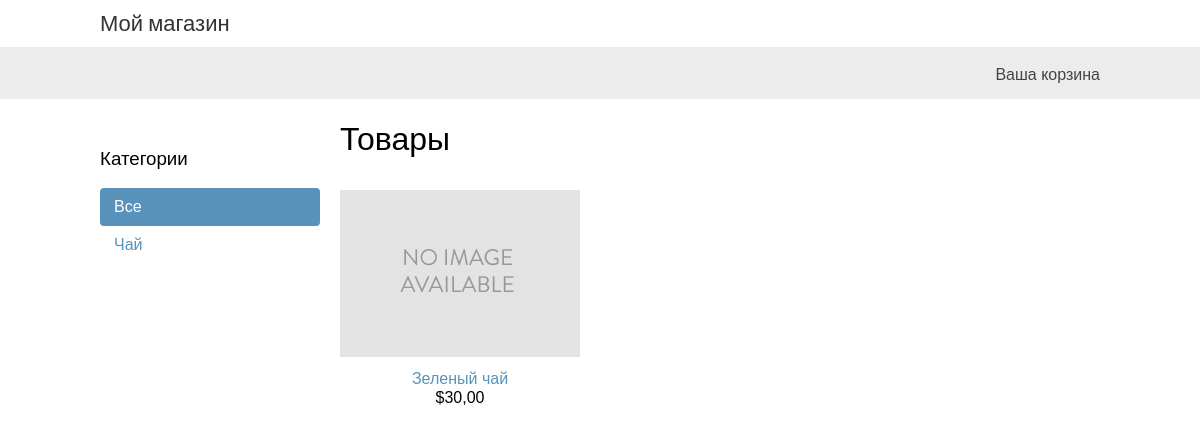
The app's page /, older data.
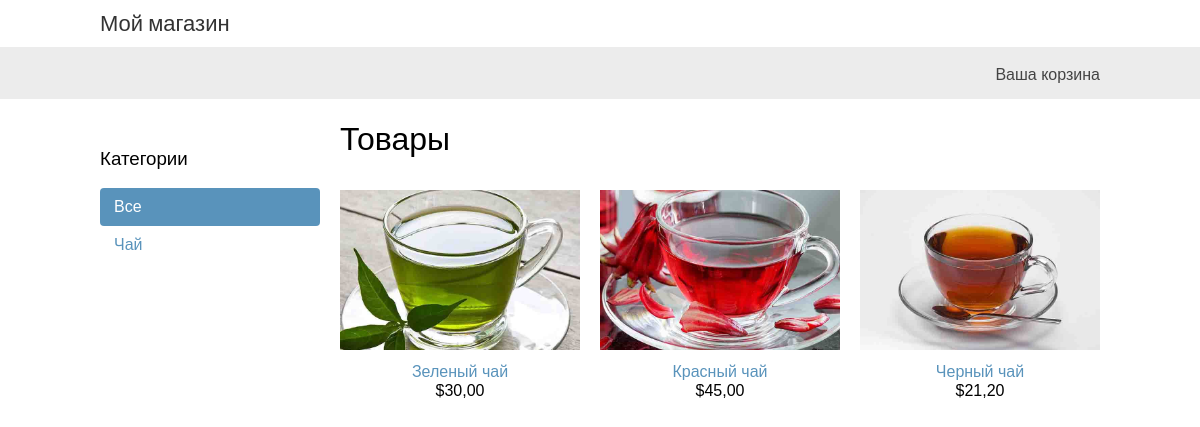
The same page, newer data.
### shop/models.py (models this page shows, shortened)
class Category(models.Model):
    name = models.CharField(max_length=200, verbose_name='Категория')
    slug = models.SlugField(max_length=200, unique=True, verbose_name='Слаг')
    class Meta:
        ordering = ['name']
        indexes = [
            models.Index(fields=['name']),
        ]
        verbose_name = 'Категория'
        verbose_name_plural = 'Категории'
    def get_absolute_url(self):#получение урла заданного объекта
        return reverse('shop:product_list_by_category', args=[self.slug])

class Product(models.Model):
    category = models.ForeignKey(Category, related_name='products', on_delete=models.CASCADE, verbose_name='Категории')
    name = models.CharField(max_length=200, verbose_name='Название продукта')
    slug = models.SlugField(max_length=200, verbose_name='Слаг')
    image = models.ImageField(upload_to='products/%Y/%m/%d', blank=True, verbose_name='Изображение')
    description = models.TextField(blank=True, verbose_name='Описание')
    price = models.DecimalField(max_digits=10, decimal_places=2, verbose_name='Цена')#Для хранения денежных едениц всегда использовать decimal
    available = models.BooleanField(default=True, verbose_name='Доступность')
    created = models.DateTimeField(auto_now_add=True, verbose_name='Дата создания')
    updated = models.DateTimeField(auto_now=True, verbose_name='Дата изменения')
    class Meta:
        ordering = ['name']
        indexes = [
            models.Index(fields=['id', 'slug']),
            models.Index(fields=['name']),
            models.Index(fields=['-created']),
        ]
        verbose_name = 'Товар'
        verbose_name_plural = 'Товары'
    def get_absolute_url(self):
        return reverse('shop:product_detail', args=[self.id, self.slug])

### shop/views.py (the view)
# urls.py: path('', views.product_list, name='product_list'),
def product_list(request, category_slug=None):
    category = None
    categories = Category.objects.all()
    products = Product.objects.filter(available=True)
    if category_slug:
        category = get_object_or_404(Category, slug=category_slug)
        products = products.filter(category=category)
    return render(request,
                  'shop/product/list.html',
                  {'category': category,
                   'categories': categories,
                   'products': products})

### shop/templates/shop/product/list.html (shortened to what this page needs)
{% extends "shop/base.html" %}
{% load static %}
{% block content %}
   <div id="sidebar">
       <h3>Категории</h3>
       <ul>
           <li {% if not category %}class="selected"{% endif %}>
              <a href="{% url "shop:product_list" %}">Все</a>
           </li>
           {% for c in categories %}
              <li {% if category.slug == c.slug %}class="selected"{% endif %}>
                  <a href="{{ c.get_absolute_url }}">{{ c.name }}</a>
              </li>
           {% endfor %}
       </ul>
   </div>
   <div id="main" class="product-list">
       <h1>{% if category %}{{ category.name }}{% else %}Товары{% endif %}</h1>
       {% for product in products %}
            <div class="item">
                <a href="{{ product.get_absolute_url }}">
                    <img src="{% if product.image %}{{ product.image.url }}{% else %}{% static "img/no_image.png" %}{% endif %}">
                </a>
                <a href="{{ product.get_absolute_url }}">{{ product.name }}</a>
                <br>
                ${{ product.price }}
            </div>
       {% endfor %}
   </div>
{% endblock %}

### shop/templates/shop/base.html (shortened to what this page needs)
{% load static %}
<!DOCTYPE html>
<html>
<head>
    <link href="{% static "css/base.css" %}" rel="stylesheet">
</head>
<body>
    <div id="header">
        <a href="/" class="logo">Мой магазин</a>
    </div>
    <div id="subheader">
        <div class="cart">
            Ваша корзина
        </div>
    </div>
    <div id="content">
        {% block content %}
        {% endblock %}
    </div>
</body>
</html>

### shop/static/css/base.css (style rules this page uses)
body { margin:0; padding:0; font-family:helvetica, sans-serif; }
h1, h2, h3, h4, h5 , h6 { font-family: 'Ubuntu', sans-serif; font-weight:normal; }
a { text-decoration:none; color:#5993bb; }
#header { padding:10px 100px; font-size:18px; overflow:auto; }
#subheader { background:#ececec; color:#444; padding:15px 100px; overflow:auto; }
#header .logo { font-family: 'Ubuntu', sans-serif; float:left; color:#333; font-size:22px; margin-right:10%; }
#subheader .cart { float:right; padding-top:4px; }
#content { padding:0 100px; overflow:hidden; }
#sidebar { width:220px; padding:30px 20px 0 0; float:left; }
#sidebar ul { margin:0; padding:0; }
#sidebar ul li { margin:0; list-style:none; padding:10px 14px; }
#sidebar ul li a { display:block; }
#sidebar ul li.selected { background:#5993bb; border-radius:4px; }
#sidebar ul li.selected a { color:#fff; }
#main { float:left; width: 96%; margin-right:-220px; overflow:hidden; }
.product-list .item { width:25%; padding:10px 20px 10px 0; float:left; text-align:center; line-height:1.2; }
.product-list .item img { width:100%; margin-bottom:8px; }

Row changes from the older to the newer data that the page shows:
changed Product "Зеленый чай": image: picture added in place of a placeholder
added Product: image (picture), name "Красный чай", price "45,00"
added Product: image (picture), name "Черный чай", price "21,20"
